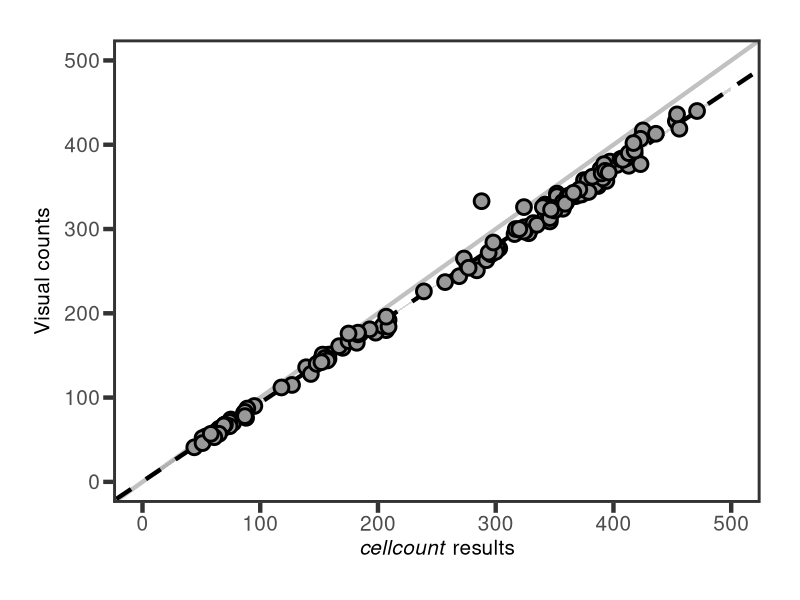
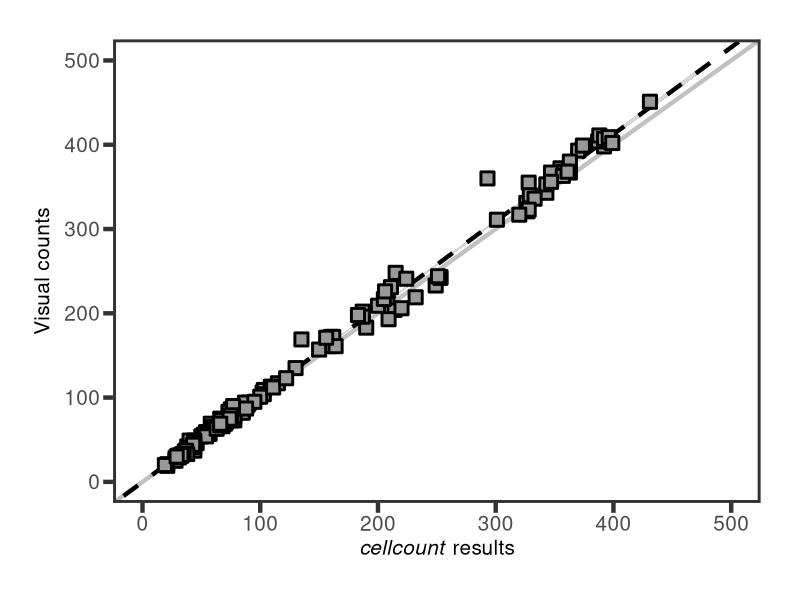
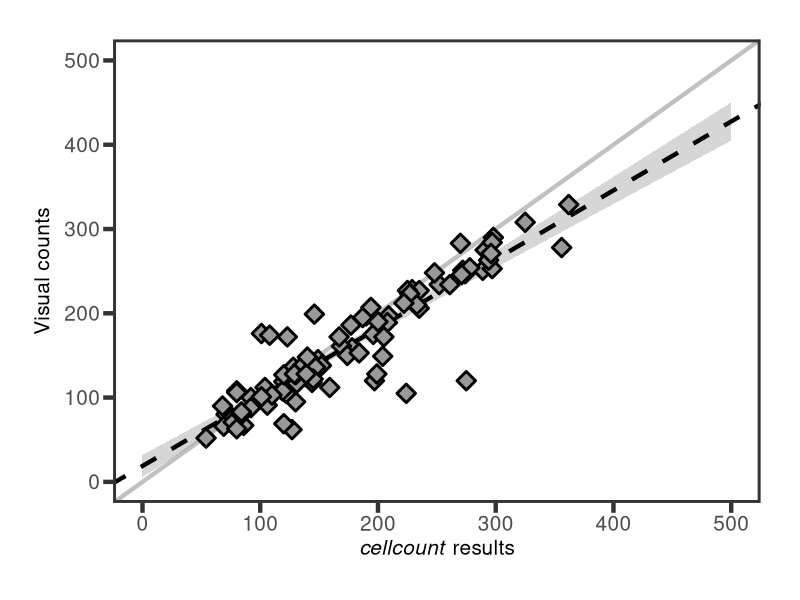
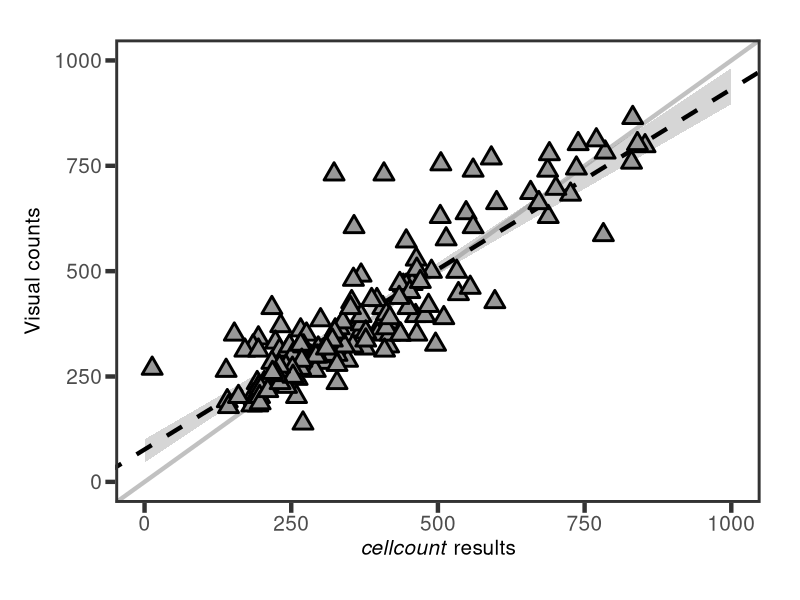
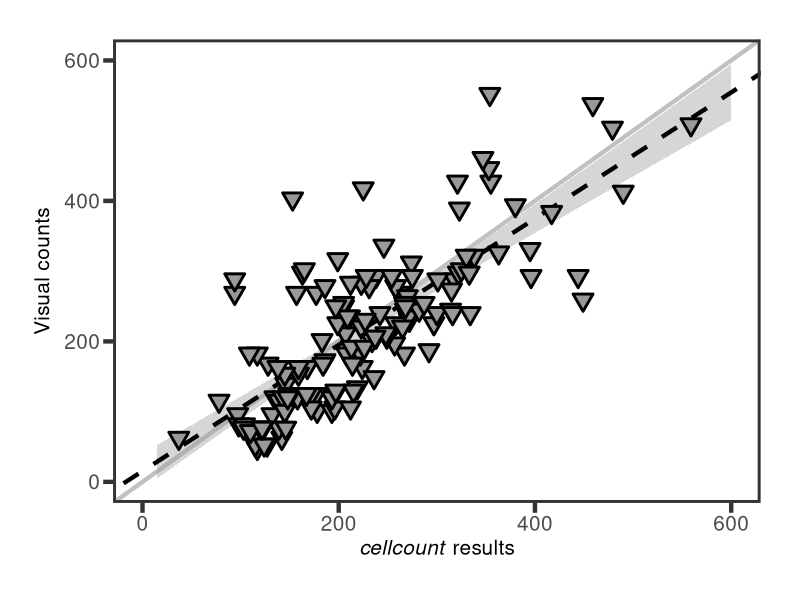
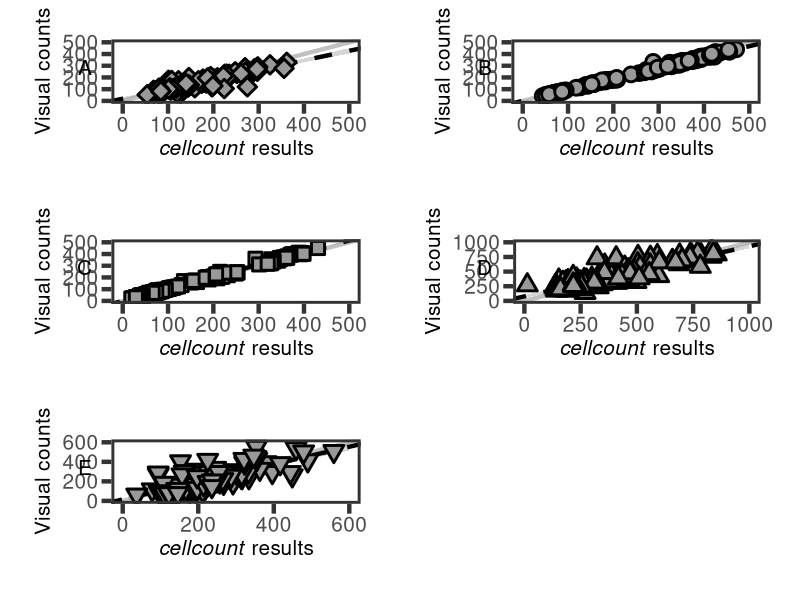

Write the R code that produced these figures, in order.
library(ggplot2)
library(gridExtra)
library(ggpubr)
library(cowplot)

setwd("C:/Users/Tyler.Harman/Desktop/cellcount_work/cellcount_main/data")

RA<-read.csv("Regression_Analysis_IND.csv",header=T)

RA_F192<-subset(RA,Species=="F192")
RA_F210<-subset(RA,Species=="F210")
RA_Anabena<-subset(RA,Species=="Anabena")
RA_Shewanella<-subset(RA,Species=="Shewanella")
RA_E.coli<-subset(RA,Species=="E.coli")

data.lm1<-lm(Visual~Script,data=RA_F192)
summary(data.lm1)

F192<-ggplot(data=RA_F192, aes(x=Script,y=Visual))+
  theme_bw()+
  labs(x=expression(paste(italic("cellcount"), " results")))+
  labs(y=expression(paste("Visual counts")))+
  theme(axis.title.x = element_text(size=15),
        axis.title.y = element_text(size=15,vjust=2))+
  theme(axis.text.x = element_text(size = 15),
        axis.text.y = element_text(size = 15),
        axis.ticks = element_line(size=1.5),
        axis.ticks.length = unit(0.25,"cm"),
        plot.margin=unit(c(1,1,1,1),"cm"),
        panel.grid.major = element_blank(),
        panel.grid.minor = element_blank(),
        panel.border = element_rect(size=2))+
  scale_x_continuous(labels=function(x) format(x,scientific=FALSE))+
  scale_y_continuous(labels=function(x) format(x,scientific=FALSE))+
  xlim(0,500)+
  ylim(0,500)+
  geom_abline(slope=1,intercept=0,color="grey40",size=1.5,alpha=0.4)+
  geom_smooth(method=lm,level=0.9,color=NA, fullrange=TRUE)+
  geom_abline(slope=coef(data.lm1)[["Script"]],
              intercept=coef(data.lm1)[["(Intercept)"]],
              linetype=2,
              size=1.5)+
  geom_point(size=4,shape=21,colour="black",fill="grey60",stroke=1.5)
F192

data.lm2<-lm(Visual~Script,data=RA_F210)
summary(data.lm2)

F210<-ggplot(data=RA_F210, aes(x=Script,y=Visual))+
  theme_bw()+
  labs(x=expression(paste(italic("cellcount"), " results")))+
  labs(y=expression(paste("Visual counts")))+
  theme(axis.title.x = element_text(size=15),
        axis.title.y = element_text(size=15,vjust=2))+
  theme(axis.text.x = element_text(size = 15),
        axis.text.y = element_text(size = 15),
        axis.ticks = element_line(size=1.5),
        axis.ticks.length = unit(0.25,"cm"),
        plot.margin=unit(c(1,1,1,1),"cm"),
        panel.grid.major = element_blank(),
        panel.grid.minor = element_blank(),
        panel.border = element_rect(size=2))+
  scale_x_continuous(labels=function(x) format(x,scientific=FALSE))+
  scale_y_continuous(labels=function(x) format(x,scientific=FALSE))+
  xlim(0,500)+
  ylim(0,500)+
  geom_abline(slope=1,intercept=0,color="grey40",size=1.5,alpha=0.4)+
  geom_smooth(method=lm,level=0.9,color=NA, fullrange=TRUE)+
  geom_abline(slope=coef(data.lm2)[["Script"]],
              intercept=coef(data.lm2)[["(Intercept)"]],
              linetype=2,
              size=1.5)+
  geom_point(size=4,shape=22,colour="black",fill="grey60",stroke=1.5)
F210

data.lm3<-lm(Visual~Script,data=RA_Anabena)
summary(data.lm3)

Anabena<-ggplot(data=RA_Anabena, aes(x=Script,y=Visual))+
  theme_bw()+
  labs(x=expression(paste(italic("cellcount"), " results")))+
  labs(y=expression(paste("Visual counts")))+
  theme(axis.title.x = element_text(size=15),
        axis.title.y = element_text(size=15,vjust=2))+
  theme(axis.text.x = element_text(size = 15),
        axis.text.y = element_text(size = 15),
        axis.ticks = element_line(size=1.5),
        axis.ticks.length = unit(0.25,"cm"),
        plot.margin=unit(c(1,1,1,1),"cm"),
        panel.grid.major = element_blank(),
        panel.grid.minor = element_blank(),
        panel.border = element_rect(size=2))+
  scale_x_continuous(labels=function(x) format(x,scientific=FALSE))+
  scale_y_continuous(labels=function(x) format(x,scientific=FALSE))+
  xlim(0,500)+
  ylim(0,500)+
  geom_abline(slope=1,intercept=0,color="grey40",size=1.5,alpha=0.4)+
  geom_smooth(method=lm,level=0.9,color=NA, fullrange=TRUE)+
  geom_abline(slope=coef(data.lm3)[["Script"]],
              intercept=coef(data.lm3)[["(Intercept)"]],
              linetype=2,
              size=1.5)+
  geom_point(size=4,shape=23,colour="black",fill="grey60",stroke=1.5)
Anabena

data.lm4<-lm(Visual~Script,data=RA_Shewanella)
summary(data.lm4)

Shewanella<-ggplot(data=RA_Shewanella, aes(x=Script,y=Visual))+
  theme_bw()+
  labs(x=expression(paste(italic("cellcount"), " results")))+
  labs(y=expression(paste("Visual counts")))+
  theme(axis.title.x = element_text(size=15),
        axis.title.y = element_text(size=15,vjust=2))+
  theme(axis.text.x = element_text(size = 15),
        axis.text.y = element_text(size = 15),
        axis.ticks = element_line(size=1.5),
        axis.ticks.length = unit(0.25,"cm"),
        plot.margin=unit(c(1,1,1,0.75),"cm"),
        panel.grid.major = element_blank(),
        panel.grid.minor = element_blank(),
        panel.border = element_rect(size=2))+
  scale_x_continuous(labels=function(x) format(x,scientific=FALSE))+
  scale_y_continuous(labels=function(x) format(x,scientific=FALSE))+
  xlim(0,1000)+
  ylim(0,1000)+
  geom_abline(slope=1,intercept=0,color="grey40",size=1.5,alpha=0.4)+
  geom_smooth(method=lm,level=0.9,color=NA, fullrange=TRUE)+
  geom_abline(slope=coef(data.lm4)[["Script"]],
              intercept=coef(data.lm4)[["(Intercept)"]],
              linetype=2,
              size=1.5)+
  geom_point(size=4,shape=24,colour="black",fill="grey60",stroke=1.5)
Shewanella

data.lm5<-lm(Visual~Script,data=RA_E.coli)
summary(data.lm5)

E.coli<-ggplot(data=RA_E.coli, aes(x=Script,y=Visual))+
  theme_bw()+
  labs(x=expression(paste(italic("cellcount"), " results")))+
  labs(y=expression(paste("Visual counts")))+
  theme(axis.title.x = element_text(size=15),
        axis.title.y = element_text(size=15,vjust=2))+
  theme(axis.text.x = element_text(size = 15),
        axis.text.y = element_text(size = 15),
        axis.ticks = element_line(size=1.5),
        axis.ticks.length = unit(0.25,"cm"),
        plot.margin=unit(c(1,1,1,1),"cm"),
        panel.grid.major = element_blank(),
        panel.grid.minor = element_blank(),
        panel.border = element_rect(size=2))+
  scale_x_continuous(labels=function(x) format(x,scientific=FALSE))+
  scale_y_continuous(labels=function(x) format(x,scientific=FALSE))+
  xlim(0,600)+
  ylim(0,600)+
  geom_abline(slope=1,intercept=0,color="grey40",size=1.5,alpha=0.4)+
  geom_smooth(method=lm,level=0.9,color=NA, fullrange=TRUE)+
  geom_abline(slope=coef(data.lm5)[["Script"]],
              intercept=coef(data.lm5)[["(Intercept)"]],
              linetype=2,
              size=1.5)+
  geom_point(size=4,shape=25,colour="black",fill="grey60",stroke=1.5)
E.coli

tiff("RA_IND_Analysis.tiff", height = 32, width = 30, units = 'cm', 
     compression = "lzw", res = 300)
plot_grid(Anabena,F192,F210,Shewanella,E.coli, ncol = 2, nrow = 3, labels = "AUTO",label_x = 0.23,hjust=1,vjust=5,label_size = 15, label_fontface = "plain")
dev.off()
